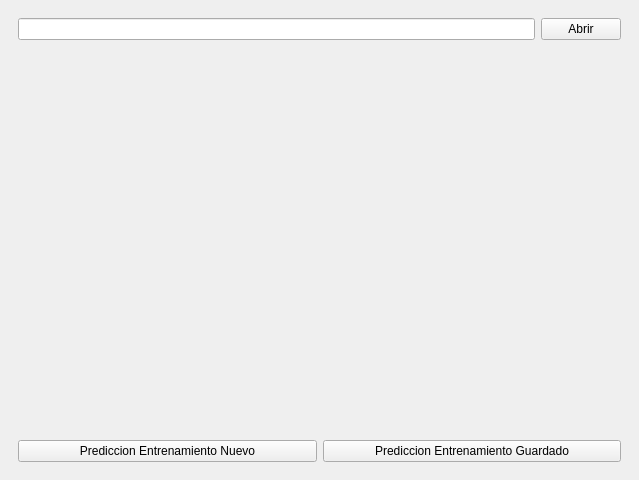
<?xml version="1.0" encoding="UTF-8"?>
<ui version="4.0">
 <class>MainWindow</class>
 <widget class="QMainWindow" name="MainWindow">
  <property name="geometry">
   <rect>
    <x>0</x>
    <y>0</y>
    <width>639</width>
    <height>480</height>
   </rect>
  </property>
  <property name="windowTitle">
   <string>MainWindow</string>
  </property>
  <widget class="QWidget" name="centralwidget">
   <layout class="QGridLayout" name="gridLayout">
    <item row="0" column="0">
     <widget class="QWidget" name="General" native="true">
      <layout class="QGridLayout" name="gridLayout_2">
       <item row="2" column="0">
        <layout class="QHBoxLayout" name="horizontalLayout_2">
         <item>
          <layout class="QVBoxLayout" name="Imagen"/>
         </item>
         <item>
          <widget class="QLabel" name="prediccion">
           <property name="styleSheet">
            <string notr="true">font: 75 20pt &quot;MS Shell Dlg 2&quot;;
color: rgb(85, 170, 0);</string>
           </property>
           <property name="text">
            <string/>
           </property>
           <property name="alignment">
            <set>Qt::AlignCenter</set>
           </property>
          </widget>
         </item>
        </layout>
       </item>
       <item row="1" column="0">
        <layout class="QHBoxLayout" name="horizontalLayout">
         <item>
          <widget class="QLineEdit" name="lineRuta"/>
         </item>
         <item>
          <widget class="QPushButton" name="buttonAbrir">
           <property name="text">
            <string>Abrir</string>
           </property>
          </widget>
         </item>
        </layout>
       </item>
       <item row="3" column="0">
        <layout class="QHBoxLayout" name="horizontalLayout_4">
         <item>
          <widget class="QPushButton" name="buttonPredictNuevo">
           <property name="text">
            <string>Prediccion Entrenamiento Nuevo</string>
           </property>
          </widget>
         </item>
         <item>
          <widget class="QPushButton" name="buttonpredictGuardado">
           <property name="text">
            <string>Prediccion Entrenamiento Guardado</string>
           </property>
          </widget>
         </item>
        </layout>
       </item>
      </layout>
     </widget>
    </item>
   </layout>
  </widget>
 </widget>
 <resources/>
 <connections/>
</ui>
